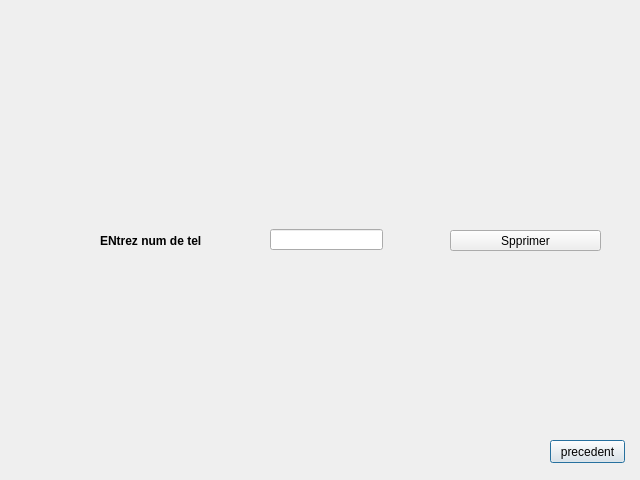
<?xml version="1.0" encoding="UTF-8"?>
<ui version="4.0">
 <class>supprimerclient</class>
 <widget class="QDialog" name="supprimerclient">
  <property name="geometry">
   <rect>
    <x>0</x>
    <y>0</y>
    <width>640</width>
    <height>480</height>
   </rect>
  </property>
  <property name="windowTitle">
   <string>Dialog</string>
  </property>
  <widget class="QPushButton" name="SCprecedentPB">
   <property name="geometry">
    <rect>
     <x>550</x>
     <y>440</y>
     <width>75</width>
     <height>23</height>
    </rect>
   </property>
   <property name="text">
    <string>precedent</string>
   </property>
  </widget>
  <widget class="QToolButton" name="supprimer_2">
   <property name="geometry">
    <rect>
     <x>450</x>
     <y>230</y>
     <width>151</width>
     <height>21</height>
    </rect>
   </property>
   <property name="text">
    <string>Spprimer</string>
   </property>
  </widget>
  <widget class="QLineEdit" name="Lnumbers_2">
   <property name="geometry">
    <rect>
     <x>270</x>
     <y>229</y>
     <width>113</width>
     <height>21</height>
    </rect>
   </property>
  </widget>
  <widget class="QLabel" name="label_10">
   <property name="geometry">
    <rect>
     <x>100</x>
     <y>220</y>
     <width>151</width>
     <height>41</height>
    </rect>
   </property>
   <property name="font">
    <font>
     <weight>75</weight>
     <bold>true</bold>
    </font>
   </property>
   <property name="text">
    <string>ENtrez num de tel</string>
   </property>
  </widget>
 </widget>
 <resources/>
 <connections/>
</ui>
